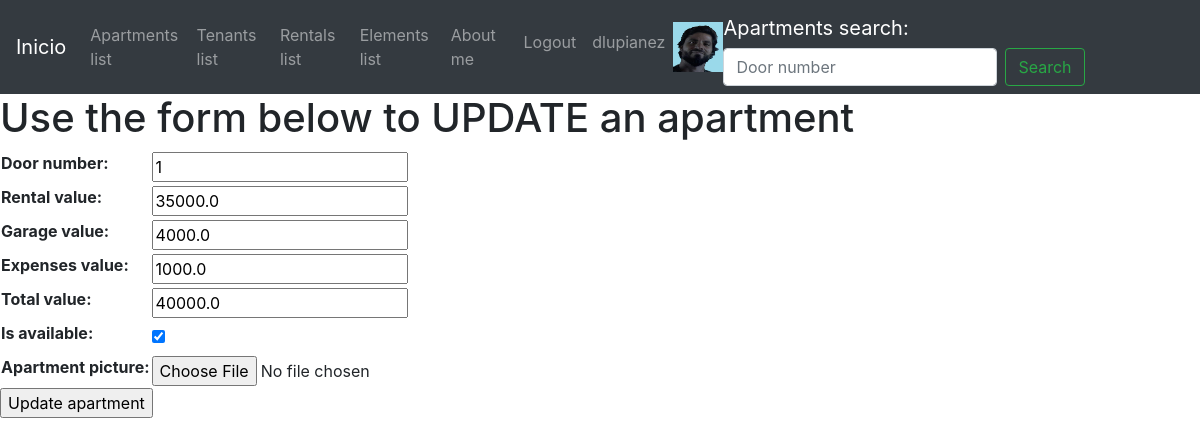
/apartments/apartment-update/1/ (signed in), run on the app's committed database.
### users/models.py (models this page shows)
class UserProfile(models.Model):
    user = models.OneToOneField(User, on_delete=models.CASCADE, related_name='profile')
    phone = models.CharField(max_length=25, null=True, blank=True)
    profile_picture = models.ImageField(upload_to='profile_images', null=True, blank=True)

### apartments/models.py (models this page shows, shortened)
class Apartment(models.Model):
    door_number=models.CharField(max_length=10, null=False, blank=False)
    rental_value=models.FloatField()
    garage_value=models.FloatField()
    expenses_value=models.FloatField()
    total_value=models.FloatField()
    is_available=models.BooleanField(default=True)
    apartment_picture = models.ImageField(upload_to='apartment_images', null=True, blank=True)

### apartments/views.py (the view)
# urls.py: path('apartment-update/<int:pk>/', ApartmentUpdateView.as_view(), name='apartment_update'),
class ApartmentUpdateView(UpdateView):
    model = Apartment
    template_name = 'apartments/apartment-update.html'
    fields = '__all__'
    success_url = '/apartments/apartments-list/'

### templates/apartments/apartment-update.html (shortened to what this page needs)
{% extends 'base.html' %}
{% block content %}
    <h1>Use the form below to UPDATE an apartment</h1>
    {% if form %}
        <form action="" method="POST" enctype="multipart/form-data">
            <table>
                {{form.as_table}}
            </table>
            <input type="submit" value="Update apartment">
        </form>
    {% endif %}
{% endblock %}

### templates/base.html (shortened to what this page needs)
<!DOCTYPE html>
<html lang="en">
<head>
    <link rel="stylesheet" href="https://cdn.jsdelivr.net/npm/bootstrap@4.6.2/dist/css/bootstrap.min.css"
>
        {% load static %}
        <link rel="stylesheet" type="text/css" href="{% static 'assets/fonts/font-awesome.min.css' %}">
        <link rel="stylesheet" type="text/css" href="{% static 'assets/fonts/simple-line-icons.css' %}">
</head>
<body>
    <header>
        <nav class="navbar navbar-expand-lg navbar-dark bg-dark">
            <a class="navbar-brand" href="/">Inicio</a>
            <div class="collapse navbar-collapse" id="navbarSupportedContent">
                <ul class="navbar-nav mr-auto">
                    <li class="nav-item">
                        <a class="nav-link" href="/apartments/apartments-list/">Apartments list</a>
                    </li>
                    <li class="nav-item">
                        <a class="nav-link" href="/tenants/tenants-list/">Tenants list</a>
                    </li>
                    <li class="nav-item">
                        <a class="nav-link" href="/rentals/rentals-list/">Rentals list</a>
                    </li>
                    <li class="nav-item">
                        <a class="nav-link" href="/elements-list/">Elements list</a>
                    </li>
                    <li class="nav-item">
                        <a class="nav-link" href="/about-me/">About me</a>
                    </li>
                </ul>
                    {% if request.user.is_authenticated %}
                    <ul class="navbar-nav mr-auto pull-right">
                            <li class="nav-item pull-right ">
                                <a class="nav-link" href="/users/logout/">Logout</a>
                            </li>
                            <li class="nav-item pull-right">
                                <a class="nav-link" href="/users/update/">{{request.user.username}}</a>
                            </li>
                            {% if request.user.profile.profile_picture.url != '' %}
                                <img src="{{request.user.profile.profile_picture.url}}" alt="profile_picture" width="50px" height="50px">
                            {% endif %}
                        </ul>
                    {% endif %}
                <form class="form-inline my-2 my-lg-0" action="/apartments/apartments-list-search/" method="GET">
                    <a class="navbar-brand" href="/">Apartments search: </a>
                    <input class="form-control mr-sm-2" type="search" placeholder="Door number" aria-label="Search" name="search">
                    <button class="btn btn-outline-success my-2 my-sm-0" type="submit">Search</button>
                </form>
            </div>
        </nav>
    </header>
    {% block content %}
    {% endblock %}
</body>
</html>

### data on the page
Apartment: door_number "1", rental_value "35000.0", garage_value "4000.0", expenses_value "1000.0", total_value "40000.0", is_available "☑"

### other printed values
{{ request.user.username }} "dlupianez"
